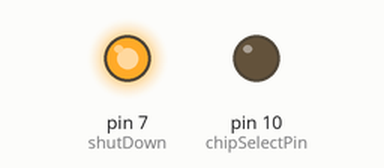
The sketch below on a simulated Arduino Uno, built with avr-gcc and run on an emulated ATmega328P. Parts: output pins drawn as LEDs (lit = HIGH). What the sketch prints to the serial monitor is not drawn.

Above: at 0.1 s.
At 1.05 s:
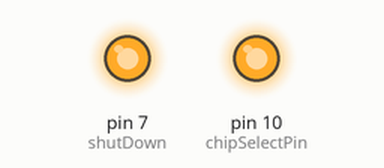
Timing chart, 0 to 3.1 s (numbered marks = the images above):
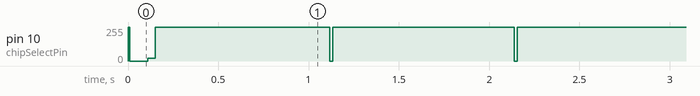

The sketch:

MPL115A1_pressure.ino
```cpp
/*
MPL115A1 sparkfun breakout baropressure meter
 SDN       : pin 7
 CSN       : pin 10
 SDI/MOSI  : pin 11
 SDO/MISO  : pin 12
 SCK       : pin 13
*/

// the sensor communicates using SPI, so include the library:
#include <SPI.h>

#define PRESH   0x80
#define   PRESL   0x82
#define   TEMPH   0x84
#define   TEMPL   0x86

#define A0MSB   0x88
#define A0LSB   0x8A
#define B1MSB   0x8C
#define B1LSB   0x8E
#define   B2MSB   0x90
#define B2LSB   0x92
#define C12MSB   0x94
#define   C12LSB   0x96

#define CONVERT   0x24

#define chipSelectPin 10
#define shutDown 7

float A0_;
float B1_;
float B2_;
float C12_;

void setup() {
  Serial.begin(115200);

  // start the SPI library:
  SPI.begin();

  // initalize the data ready and chip select pins:
  pinMode(shutDown, OUTPUT);
  digitalWrite(shutDown, HIGH);
  pinMode(chipSelectPin, OUTPUT);
  digitalWrite(chipSelectPin, HIGH);
  delay (10);

  // read registers that contain the chip-unique parameters to do the math
  unsigned int A0H = readRegister(A0MSB);
  unsigned int A0L = readRegister(A0LSB);
         A0_ = (A0H << 5) + (A0L >> 3) + (A0L & 0x07) / 8.0;

  unsigned int B1H = readRegister(B1MSB);
  unsigned int B1L = readRegister(B1LSB);
          B1_ = ( ( ( (B1H & 0x1F) * 0x100)+B1L) / 8192.0) - 3 ;

  unsigned int B2H = readRegister(B2MSB);
  unsigned int B2L = readRegister(B2LSB);
          B2_ = ( ( ( (B2H - 0x80) << 8) + B2L) / 16384.0 ) - 2 ;

  unsigned int C12H = readRegister(C12MSB);
  unsigned int C12L = readRegister(C12LSB);
          C12_ = ( ( ( C12H * 0x100 ) + C12L) / 16777216.0 )  ;
 }

void loop() {
   Serial.print("The pressure is : ");
   Serial.print(baropPessure());
   Serial.println(" kPa");
   delay(1000);
}

//Read registers
unsigned int readRegister(byte thisRegister ) {
  unsigned int result = 0;   // result to return
  digitalWrite(chipSelectPin, LOW);
    delay(10);
    SPI.transfer(thisRegister);
    result = SPI.transfer(0x00);
  digitalWrite(chipSelectPin, HIGH);
  return(result);
}

//read pressure
float baropPessure(){
  digitalWrite(chipSelectPin, LOW);
  delay(3);
    SPI.transfer(0x24);
    SPI.transfer(0x00);
    digitalWrite(chipSelectPin, HIGH);
    delay(3);
  digitalWrite(chipSelectPin, LOW);
    SPI.transfer(PRESH);
    unsigned int presH = SPI.transfer(0x00);
        delay(3);
    SPI.transfer(PRESL);
    unsigned int presL = SPI.transfer(0x00);
        delay(3);
    SPI.transfer(TEMPH);
    unsigned int tempH = SPI.transfer(0x00);
        delay(3);
    SPI.transfer(TEMPL);
    unsigned int tempL = SPI.transfer(0x00);
        delay(3);
    SPI.transfer(0x00);
      delay(3);
  digitalWrite(chipSelectPin, HIGH);

  unsigned long press = ((presH *256) + presL)/64;
  unsigned long temp  = ((tempH *256) + tempL)/64;

  float pressure = A0_+(B1_+C12_*temp)*press+B2_*temp;
  float preskPa = pressure*  (65.0/1023.0)+50.0;

return(preskPa);
}
```
